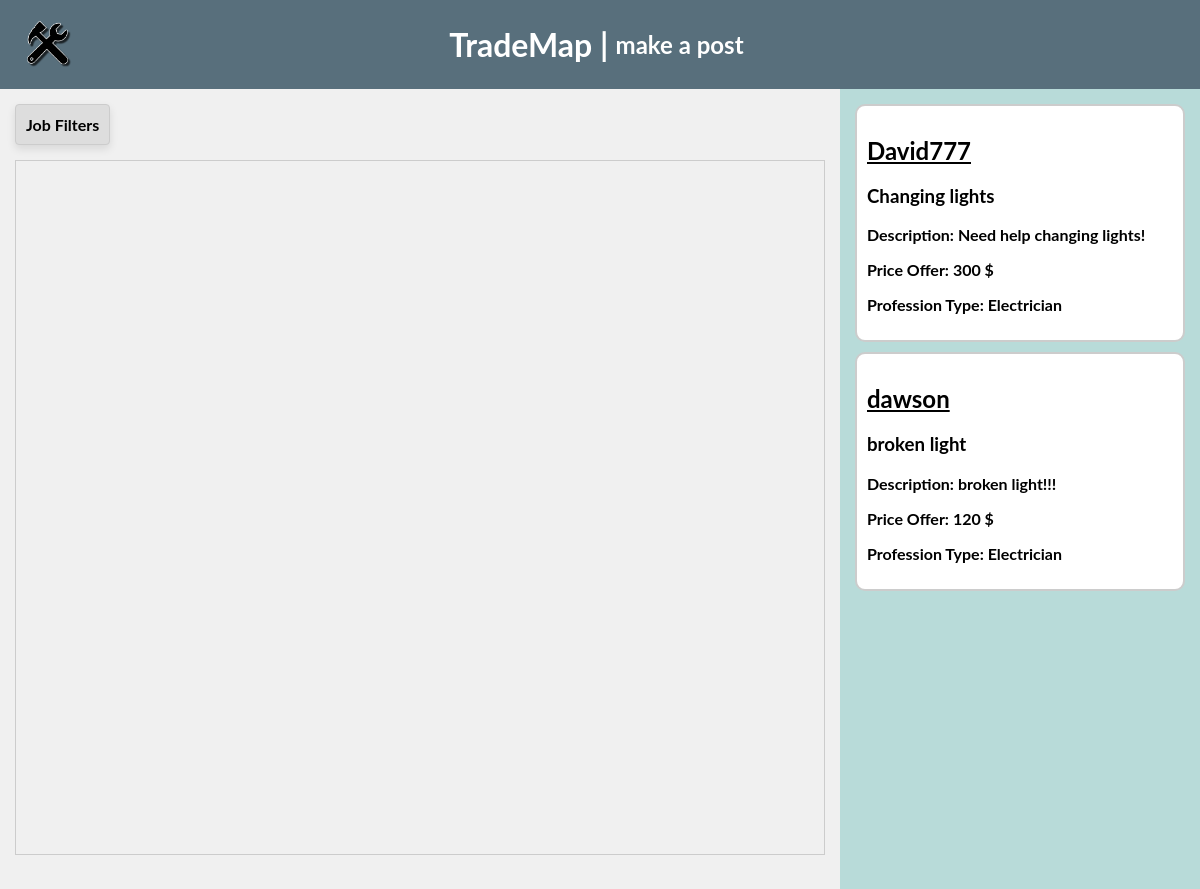
Page /filter/Electrician on the earlier database version.
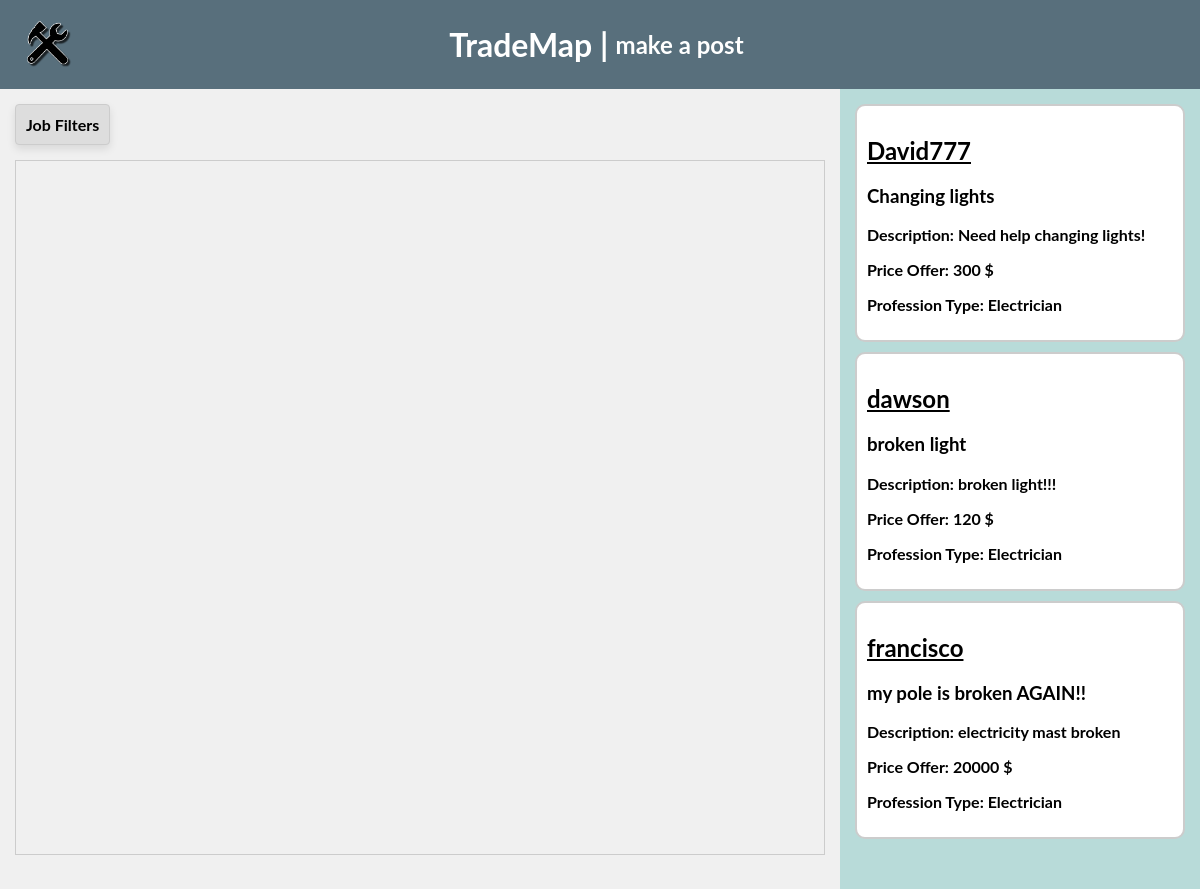
Same page on the later database version.
### trademap/models.py (models this page shows)
class Account(models.Model):
    username = models.CharField(max_length=40)
    first_name = models.CharField(max_length=40)
    last_name = models.CharField(max_length=40)
    password = models.CharField(max_length=40)
    profession = models.CharField(max_length=40)

class JobPostings(Account):
    jobs = [
        ('Plumber', 'Plumber'),
        ('Carpenter', 'Carpenter'),
        ('Electrician', 'Electrician'),
        ('Landscaper', 'Landscaper'),
        ('Painter or Decorator', 'Painter or Decorator'),
        ('Other', 'Other'),
        ]
    user = models.CharField(max_length=40)
    title = models.CharField(max_length=100)
    description = models.CharField(max_length=300)
    cost_offer = models.IntegerField()
    profession_type = models.CharField(max_length=40, choices= jobs)
    contact = models.CharField(max_length = 15, default = '')
    location = models.CharField(max_length = 100, default = '')

### trademap/views.py (the view)
# urls.py: path("filter/<str:type>", views.filter, name = "filter")
def filter(request, type):
    return render(request, 'index_filter.html', {
        'postings': values,
        "typefiltered":type
    })

### templates/index_filter.html (shortened to what this page needs)
<html lang="en">
<head>
</head>
<body>
<div class="top-bar">
    <div class="logo"></div>
    <div class="top-buttons">
        <h1><a href="{% url 'home' %}">TradeMap    |</a></h1>
    </div>
    <div class="top-buttons">
        <h2><a href="{% url 'input' %}">make a post</a></h2>
    </div>
</div>
    <div class="container">
        <div class="left-boxes">
            <div class="dropdown">
                <span>Job Filters</span>
            </div>
            <div id="map" class="google-map"></div>
        </div>
       <div class="right-box">
        {% for post in postings %}
        {% if post.profession_type == typefiltered %}
            <div class="post-box">
                <div class="clear-box" onclick="toggleMoreInfo(this)">
                    <h2 style="text-decoration: underline;">{{ post.user }}</h2>
                    <h3>{{ post.title }}</h3>
                    <p>Description: {{ post.description }}</p>
                    <p>Price Offer: {{ post.cost_offer }} $</p>
                    <p>Profession Type: {{ post.profession_type }}</p>
                </div>
            </div>
        {% endif %}
        {% endfor %}
    </div>
</body>
</html>

Differences in the rows shown:
added JobPostings: user "francisco", title "my pole is broken AGAIN!!", description "electricity mast broken", cost_offer "20000", profession_type "Electrician"
